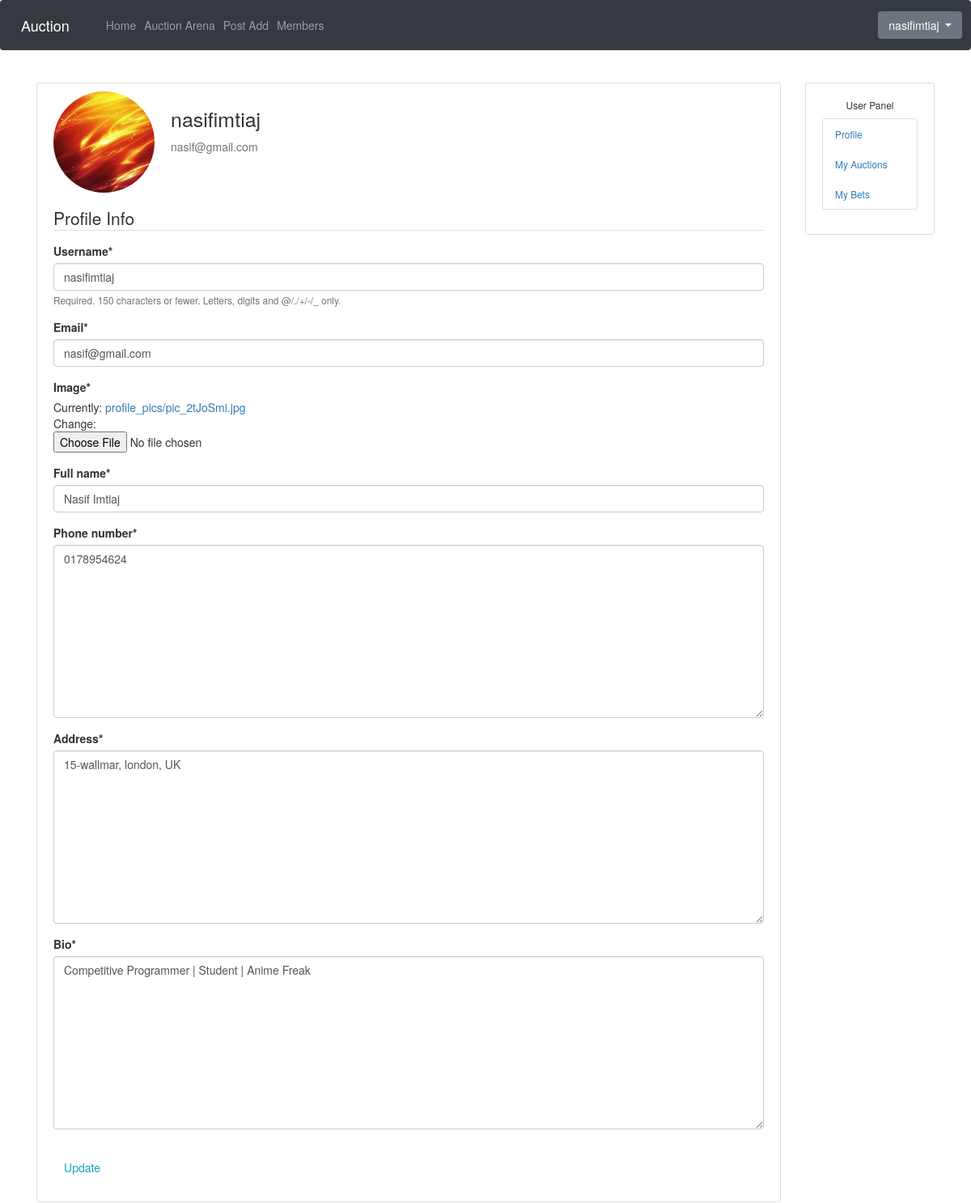
Screenshot of /profile/ (signed in) with the database file from the repository.
### users/models.py (models this page shows, shortened)
class Profile(models.Model):
    user = models.OneToOneField(User, on_delete=models.CASCADE)
    image = models.ImageField(default='default.jpg', upload_to='profile_pics')
    full_name = models.CharField(default='@Example_name', max_length=100)
    phone_number =  models.TextField(default='@Example_045978346')
    address = models.TextField(default='@Example_13-65 new jersey')
    last_active = models.DateTimeField(blank=True, null=True)
    bio = models.TextField(default='You bio')
    @property
    def update_last_active(self):
        self.last_active = timezone.now()
        self.save()
        return self.user.username
    def save(self, *args, **kwargs):
        super().save(*args, **kwargs)
        img = Image.open(self.image.path)
        if img.height > 200 or img.width > 200:
            output_size = (200, 200)
            img.thumbnail(output_size)
            img.save(self.image.path)

### users/views.py (the view)
# urls.py: path('profile/', user_views.profile, name='profile'),
@login_required
def profile(request):
    if request.method == 'POST':
        u_form = UserUpdateForm(request.POST, instance=request.user)
        p_form = ProfileUpdateForm(request.POST,
                                   request.FILES,
                                   instance=request.user.profile)
        if u_form.is_valid() and p_form.is_valid():
            u_form.save()
            p_form.save()
            messages.success(request, f'Your account has been updated!')
            return redirect('profile')
    else:
        u_form = UserUpdateForm(instance=request.user)
        p_form = ProfileUpdateForm(instance=request.user.profile)
    context = {
        'u_form': u_form,
        'p_form': p_form
    }
    return render(request, 'users/profile.html', context)

### users/forms.py
class UserUpdateForm(forms.ModelForm):
    email = forms.EmailField()
    class Meta:
        model = User
        fields = ['username', 'email']

class ProfileUpdateForm(forms.ModelForm):
    class Meta:
        model = Profile
        fields = ['image', 'full_name', 'phone_number', 'address','bio']

### users/templates/users/profile.html (shortened to what this page needs)
{% extends "users/base.html" %}
{% load crispy_forms_tags %}
{% block content %}
    <div class="content-section">
      <div class="media">
        <img class="rounded-circle account-img" src="{{ user.profile.image.url }}">
        <div class="media-body">
          <h2 class="account-heading">{{ user.username }}</h2>
          <p class="text-secondary">{{ user.email }}</p>
        </div>
      </div>
     <form method="POST" enctype="multipart/form-data">
          <fieldset class="form-group">
              <legend class="border-bottom mb-4">Profile Info</legend>
              {{ u_form|crispy }}
              {{ p_form|crispy }}
          </fieldset>
          <div class="form-group">
              <button class="btn btn-outline-info" type="submit">Update</button>
          </div>
      </form>
    </div>
{% endblock content %}

### templates/base.html (shortened to what this page needs)
 {% load static %}
<!DOCTYPE html>
<html lang="en">
<head>
        <link href="https://unpkg.com/filepond/dist/filepond.css" rel="stylesheet" />
      <link rel="stylesheet" type="text/css" href="{% static 'css/style.css' %}"/>
    <link rel="stylesheet" href="https://stackpath.bootstrapcdn.com/bootstrap/4.4.1/css/bootstrap.min.css"
>
</head>
<body>
    <nav class="navbar navbar-expand-lg navbar-dark bg-dark">
      <a class="navbar-brand" href="{% url 'core:home' %}">Auction</a>
      <div class="collapse navbar-collapse" id="navbarNav">
        <ul class="navbar-nav">
          <li class="nav-item {{ home_nav }}">
            <a class="nav-link" href="{% url 'core:home' %}">Home</a>
          </li>
            {% if user.is_authenticated %}
                <li class="nav-item {{ on_auction_nav }}">
                <a class="nav-link" href="{% url 'center:on_auction' %}">Auction Arena</a>
              </li>
                <li class="nav-item {{ create_product_nav }}">
                <a class="nav-link" href="{% url 'center:create_product' %}">Post Add</a>
              </li>
            <li class="nav-item {{ members_nav }}">
                <a class="nav-link" href="{% url 'core:members' %}">Members</a>
              </li>
            {% endif %}
        </ul>
      </div>
      <div >
        <ul class="navbar-nav ml-auto">
            {% if user.is_authenticated %}
                 <div class="dropdown" >
                      <button class="btn btn-secondary dropdown-toggle" type="button" id="dropdownMenuButton" data-toggle="dropdown" aria-haspopup="true" aria-expanded="false">
                       {{user.profile.update_last_active}}
                      </button>
                </div>
                {% else %}
                   <p><a href="/login"> Login</a> / <a href="/register"> Register</a> </p>
                {% endif %}
        </ul>
    </div>
    </nav>
    <br/>
<main role="main" class="container">
      <div class="row">
        <div class="col-md-10">
          {% block content %}
            {% endblock %}
        </div>
           {% if user.is_authenticated %}
                    <div class="col-md-2" >
                      <div class="content-section"algin="right">
                        <h6 align="center">User Panel</h6>
                          <ul class="list-group">
                           <small> <li class="list-group-item list-group-item-light"> <a class="mr-2" href="{% url 'center:user_profile' user.id %}"> Profile</a></li>
                            <li class="list-group-item list-group-item-light"> <a  href="{% url 'center:my_items' %}">My Auctions</a></li>
                            <li class="list-group-item list-group-item-light"><a  href="{% url 'center:my_bets' %}"> My Bets</a></li></small>
                          </ul>
                      </div>
                    </div>
            {% endif%}
      </div>
    </main>
    <link rel="stylesheet" href="https://maxcdn.bootstrapcdn.com/bootstrap/3.4.1/css/bootstrap.min.css">
</body>
</html>

### static/css/style.css (style rules this page uses)
body { background: #fafafa; color: #333333; margin-top: 5rem; }
h1, h2, h3, h4, h5, h6 { color: #444444; }
ul { margin: 0; }
.content-section { background: #ffffff; padding: 10px 20px; border: 1px solid #dddddd; border-radius: 3px; margin-bottom: 20px; }
.account-img { height: 125px; width: 125px; margin-right: 20px; margin-bottom: 16px; }
.account-heading { font-size: 2.5rem; }

### rows the page displays
Profile: full_name "Nasif Imtiaj", phone_number "0178954624", address "15-wallmar, london, UK", bio "Competitive Programmer | Student | Anime Freak"

### other values shown
{{ user.profile.update_last_active }} "nasifimtiaj"
{{ user.username }} "nasifimtiaj"
{{ user.email }} "nasif@gmail.com"
